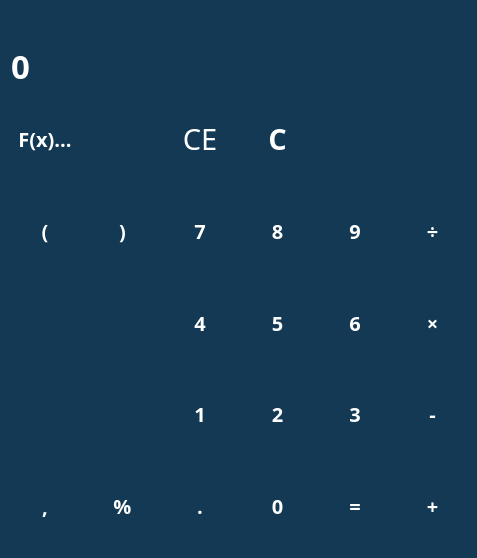
<?xml version="1.0" encoding="UTF-8"?>
<ui version="4.0">
 <class>MainWindow</class>
 <widget class="QMainWindow" name="MainWindow">
  <property name="geometry">
   <rect>
    <x>0</x>
    <y>0</y>
    <width>477</width>
    <height>558</height>
   </rect>
  </property>
  <property name="windowTitle">
   <string>PhotoMath</string>
  </property>
  <property name="windowIcon">
   <iconset resource="files.qrc">
    <normaloff>:/icons/Downloads/_5fe58046-7e4c-4a4a-a920-a013dba99d18.ico</normaloff>:/icons/Downloads/_5fe58046-7e4c-4a4a-a920-a013dba99d18.ico</iconset>
  </property>
  <property name="styleSheet">
   <string notr="true">QWidget {
	color: white;
	background-color:  #133955;
	font-family: Rubik;
	font-size: 15pt;
	font-weight: 600;
}

QPushButton {
	background-color: transparent;
	border: none;
}

QPushButton:hover {
	background-color: #666;
}

QPushButton:pressed {
	background-color: #888;
}</string>
  </property>
  <widget class="QWidget" name="centralwidget">
   <layout class="QVBoxLayout" name="verticalLayout">
    <item>
     <widget class="QLabel" name="label_temp">
      <property name="sizePolicy">
       <sizepolicy hsizetype="Preferred" vsizetype="Maximum">
        <horstretch>0</horstretch>
        <verstretch>0</verstretch>
       </sizepolicy>
      </property>
      <property name="styleSheet">
       <string notr="true">color: #777777;</string>
      </property>
      <property name="text">
       <string/>
      </property>
     </widget>
    </item>
    <item>
     <widget class="QLineEdit" name="le_entry">
      <property name="styleSheet">
       <string notr="true">font-size: 25pt;
border: none;</string>
      </property>
      <property name="text">
       <string>0</string>
      </property>
      <property name="maxLength">
       <number>16</number>
      </property>
      <property name="readOnly">
       <bool>true</bool>
      </property>
     </widget>
    </item>
    <item>
     <layout class="QGridLayout" name="layout_btn">
      <item row="0" column="5">
       <widget class="QPushButton" name="btn_camera">
        <property name="sizePolicy">
         <sizepolicy hsizetype="Minimum" vsizetype="Expanding">
          <horstretch>0</horstretch>
          <verstretch>0</verstretch>
         </sizepolicy>
        </property>
        <property name="cursor">
         <cursorShape>OpenHandCursor</cursorShape>
        </property>
        <property name="text">
         <string/>
        </property>
        <property name="icon">
         <iconset resource="files.qrc">
          <normaloff>:/icons/Downloads/camera (1).png</normaloff>:/icons/Downloads/camera (1).png</iconset>
        </property>
        <property name="iconSize">
         <size>
          <width>24</width>
          <height>24</height>
         </size>
        </property>
       </widget>
      </item>
      <item row="2" column="0">
       <widget class="QPushButton" name="btn_sqrt">
        <property name="sizePolicy">
         <sizepolicy hsizetype="Minimum" vsizetype="Expanding">
          <horstretch>0</horstretch>
          <verstretch>0</verstretch>
         </sizepolicy>
        </property>
        <property name="cursor">
         <cursorShape>OpenHandCursor</cursorShape>
        </property>
        <property name="styleSheet">
         <string notr="true"/>
        </property>
        <property name="text">
         <string/>
        </property>
        <property name="icon">
         <iconset resource="files.qrc">
          <normaloff>:/icons/Downloads/square-root (1).png</normaloff>:/icons/Downloads/square-root (1).png</iconset>
        </property>
        <property name="iconSize">
         <size>
          <width>24</width>
          <height>24</height>
         </size>
        </property>
       </widget>
      </item>
      <item row="3" column="0">
       <widget class="QPushButton" name="btn_pow">
        <property name="sizePolicy">
         <sizepolicy hsizetype="Minimum" vsizetype="Expanding">
          <horstretch>0</horstretch>
          <verstretch>0</verstretch>
         </sizepolicy>
        </property>
        <property name="cursor">
         <cursorShape>OpenHandCursor</cursorShape>
        </property>
        <property name="text">
         <string/>
        </property>
        <property name="icon">
         <iconset resource="files.qrc">
          <normaloff>:/icons/Downloads/power.png</normaloff>:/icons/Downloads/power.png</iconset>
        </property>
        <property name="iconSize">
         <size>
          <width>48</width>
          <height>48</height>
         </size>
        </property>
        <property name="checkable">
         <bool>false</bool>
        </property>
        <property name="autoRepeat">
         <bool>false</bool>
        </property>
        <property name="autoExclusive">
         <bool>false</bool>
        </property>
       </widget>
      </item>
      <item row="1" column="3">
       <widget class="QPushButton" name="btn_8">
        <property name="sizePolicy">
         <sizepolicy hsizetype="Minimum" vsizetype="Expanding">
          <horstretch>0</horstretch>
          <verstretch>0</verstretch>
         </sizepolicy>
        </property>
        <property name="cursor">
         <cursorShape>OpenHandCursor</cursorShape>
        </property>
        <property name="text">
         <string>8</string>
        </property>
       </widget>
      </item>
      <item row="1" column="2">
       <widget class="QPushButton" name="btn_7">
        <property name="sizePolicy">
         <sizepolicy hsizetype="Minimum" vsizetype="Expanding">
          <horstretch>0</horstretch>
          <verstretch>0</verstretch>
         </sizepolicy>
        </property>
        <property name="cursor">
         <cursorShape>OpenHandCursor</cursorShape>
        </property>
        <property name="text">
         <string>7</string>
        </property>
       </widget>
      </item>
      <item row="1" column="4">
       <widget class="QPushButton" name="btn_9">
        <property name="sizePolicy">
         <sizepolicy hsizetype="Minimum" vsizetype="Expanding">
          <horstretch>0</horstretch>
          <verstretch>0</verstretch>
         </sizepolicy>
        </property>
        <property name="cursor">
         <cursorShape>OpenHandCursor</cursorShape>
        </property>
        <property name="text">
         <string>9</string>
        </property>
       </widget>
      </item>
      <item row="0" column="0">
       <widget class="QPushButton" name="btn_fx">
        <property name="sizePolicy">
         <sizepolicy hsizetype="Minimum" vsizetype="Expanding">
          <horstretch>0</horstretch>
          <verstretch>0</verstretch>
         </sizepolicy>
        </property>
        <property name="cursor">
         <cursorShape>OpenHandCursor</cursorShape>
        </property>
        <property name="text">
         <string>F(x)...</string>
        </property>
       </widget>
      </item>
      <item row="3" column="1">
       <widget class="QPushButton" name="btn_pi">
        <property name="sizePolicy">
         <sizepolicy hsizetype="Minimum" vsizetype="Expanding">
          <horstretch>0</horstretch>
          <verstretch>0</verstretch>
         </sizepolicy>
        </property>
        <property name="cursor">
         <cursorShape>OpenHandCursor</cursorShape>
        </property>
        <property name="text">
         <string/>
        </property>
        <property name="icon">
         <iconset resource="files.qrc">
          <normaloff>:/icons/Downloads/pi.png</normaloff>:/icons/Downloads/pi.png</iconset>
        </property>
        <property name="iconSize">
         <size>
          <width>24</width>
          <height>24</height>
         </size>
        </property>
       </widget>
      </item>
      <item row="0" column="1">
       <widget class="QPushButton" name="btn_mikro">
        <property name="sizePolicy">
         <sizepolicy hsizetype="Minimum" vsizetype="Expanding">
          <horstretch>0</horstretch>
          <verstretch>0</verstretch>
         </sizepolicy>
        </property>
        <property name="cursor">
         <cursorShape>OpenHandCursor</cursorShape>
        </property>
        <property name="text">
         <string/>
        </property>
        <property name="icon">
         <iconset resource="files.qrc">
          <normaloff>:/icons/Downloads/microphone.png</normaloff>:/icons/Downloads/microphone.png</iconset>
        </property>
        <property name="iconSize">
         <size>
          <width>24</width>
          <height>24</height>
         </size>
        </property>
       </widget>
      </item>
      <item row="1" column="5">
       <widget class="QPushButton" name="btn_div">
        <property name="sizePolicy">
         <sizepolicy hsizetype="Minimum" vsizetype="Expanding">
          <horstretch>0</horstretch>
          <verstretch>0</verstretch>
         </sizepolicy>
        </property>
        <property name="cursor">
         <cursorShape>OpenHandCursor</cursorShape>
        </property>
        <property name="text">
         <string>÷</string>
        </property>
       </widget>
      </item>
      <item row="3" column="3">
       <widget class="QPushButton" name="btn_2">
        <property name="sizePolicy">
         <sizepolicy hsizetype="Minimum" vsizetype="Expanding">
          <horstretch>0</horstretch>
          <verstretch>0</verstretch>
         </sizepolicy>
        </property>
        <property name="cursor">
         <cursorShape>OpenHandCursor</cursorShape>
        </property>
        <property name="text">
         <string>2</string>
        </property>
       </widget>
      </item>
      <item row="3" column="4">
       <widget class="QPushButton" name="btn_3">
        <property name="sizePolicy">
         <sizepolicy hsizetype="Minimum" vsizetype="Expanding">
          <horstretch>0</horstretch>
          <verstretch>0</verstretch>
         </sizepolicy>
        </property>
        <property name="cursor">
         <cursorShape>OpenHandCursor</cursorShape>
        </property>
        <property name="text">
         <string>3</string>
        </property>
       </widget>
      </item>
      <item row="3" column="2">
       <widget class="QPushButton" name="btn_1">
        <property name="sizePolicy">
         <sizepolicy hsizetype="Minimum" vsizetype="Expanding">
          <horstretch>0</horstretch>
          <verstretch>0</verstretch>
         </sizepolicy>
        </property>
        <property name="cursor">
         <cursorShape>OpenHandCursor</cursorShape>
        </property>
        <property name="text">
         <string>1</string>
        </property>
       </widget>
      </item>
      <item row="3" column="5">
       <widget class="QPushButton" name="btn_sub">
        <property name="sizePolicy">
         <sizepolicy hsizetype="Minimum" vsizetype="Expanding">
          <horstretch>0</horstretch>
          <verstretch>0</verstretch>
         </sizepolicy>
        </property>
        <property name="cursor">
         <cursorShape>OpenHandCursor</cursorShape>
        </property>
        <property name="text">
         <string>-</string>
        </property>
       </widget>
      </item>
      <item row="2" column="2">
       <widget class="QPushButton" name="btn_4">
        <property name="sizePolicy">
         <sizepolicy hsizetype="Minimum" vsizetype="Expanding">
          <horstretch>0</horstretch>
          <verstretch>0</verstretch>
         </sizepolicy>
        </property>
        <property name="cursor">
         <cursorShape>OpenHandCursor</cursorShape>
        </property>
        <property name="text">
         <string>4</string>
        </property>
       </widget>
      </item>
      <item row="4" column="1">
       <widget class="QPushButton" name="btn_mod">
        <property name="sizePolicy">
         <sizepolicy hsizetype="Minimum" vsizetype="Expanding">
          <horstretch>0</horstretch>
          <verstretch>0</verstretch>
         </sizepolicy>
        </property>
        <property name="cursor">
         <cursorShape>OpenHandCursor</cursorShape>
        </property>
        <property name="text">
         <string>%</string>
        </property>
       </widget>
      </item>
      <item row="4" column="0">
       <widget class="QPushButton" name="btn_a">
        <property name="enabled">
         <bool>true</bool>
        </property>
        <property name="sizePolicy">
         <sizepolicy hsizetype="Minimum" vsizetype="Expanding">
          <horstretch>0</horstretch>
          <verstretch>0</verstretch>
         </sizepolicy>
        </property>
        <property name="cursor">
         <cursorShape>OpenHandCursor</cursorShape>
        </property>
        <property name="text">
         <string>,</string>
        </property>
        <property name="iconSize">
         <size>
          <width>24</width>
          <height>24</height>
         </size>
        </property>
       </widget>
      </item>
      <item row="2" column="1">
       <widget class="QPushButton" name="btn_e">
        <property name="sizePolicy">
         <sizepolicy hsizetype="Minimum" vsizetype="Expanding">
          <horstretch>0</horstretch>
          <verstretch>0</verstretch>
         </sizepolicy>
        </property>
        <property name="cursor">
         <cursorShape>OpenHandCursor</cursorShape>
        </property>
        <property name="text">
         <string/>
        </property>
        <property name="icon">
         <iconset resource="files.qrc">
          <normaloff>:/icons/Downloads/letter-e (1).png</normaloff>:/icons/Downloads/letter-e (1).png</iconset>
        </property>
        <property name="iconSize">
         <size>
          <width>36</width>
          <height>36</height>
         </size>
        </property>
       </widget>
      </item>
      <item row="4" column="4">
       <widget class="QPushButton" name="btn_equal">
        <property name="sizePolicy">
         <sizepolicy hsizetype="Minimum" vsizetype="Expanding">
          <horstretch>0</horstretch>
          <verstretch>0</verstretch>
         </sizepolicy>
        </property>
        <property name="text">
         <string>=</string>
        </property>
       </widget>
      </item>
      <item row="2" column="5">
       <widget class="QPushButton" name="btn_mull">
        <property name="sizePolicy">
         <sizepolicy hsizetype="Minimum" vsizetype="Expanding">
          <horstretch>0</horstretch>
          <verstretch>0</verstretch>
         </sizepolicy>
        </property>
        <property name="cursor">
         <cursorShape>OpenHandCursor</cursorShape>
        </property>
        <property name="text">
         <string>×</string>
        </property>
       </widget>
      </item>
      <item row="4" column="2">
       <widget class="QPushButton" name="btn_point">
        <property name="sizePolicy">
         <sizepolicy hsizetype="Minimum" vsizetype="Expanding">
          <horstretch>0</horstretch>
          <verstretch>0</verstretch>
         </sizepolicy>
        </property>
        <property name="cursor">
         <cursorShape>OpenHandCursor</cursorShape>
        </property>
        <property name="text">
         <string>.</string>
        </property>
       </widget>
      </item>
      <item row="4" column="5">
       <widget class="QPushButton" name="btn_plus">
        <property name="sizePolicy">
         <sizepolicy hsizetype="Minimum" vsizetype="Expanding">
          <horstretch>0</horstretch>
          <verstretch>0</verstretch>
         </sizepolicy>
        </property>
        <property name="cursor">
         <cursorShape>OpenHandCursor</cursorShape>
        </property>
        <property name="text">
         <string>+</string>
        </property>
       </widget>
      </item>
      <item row="4" column="3">
       <widget class="QPushButton" name="btn_0">
        <property name="sizePolicy">
         <sizepolicy hsizetype="Minimum" vsizetype="Expanding">
          <horstretch>0</horstretch>
          <verstretch>0</verstretch>
         </sizepolicy>
        </property>
        <property name="cursor">
         <cursorShape>OpenHandCursor</cursorShape>
        </property>
        <property name="text">
         <string>0</string>
        </property>
       </widget>
      </item>
      <item row="2" column="3">
       <widget class="QPushButton" name="btn_5">
        <property name="sizePolicy">
         <sizepolicy hsizetype="Minimum" vsizetype="Expanding">
          <horstretch>0</horstretch>
          <verstretch>0</verstretch>
         </sizepolicy>
        </property>
        <property name="cursor">
         <cursorShape>OpenHandCursor</cursorShape>
        </property>
        <property name="text">
         <string>5</string>
        </property>
       </widget>
      </item>
      <item row="0" column="2">
       <widget class="QPushButton" name="btn_clearEntry">
        <property name="sizePolicy">
         <sizepolicy hsizetype="Minimum" vsizetype="Expanding">
          <horstretch>0</horstretch>
          <verstretch>0</verstretch>
         </sizepolicy>
        </property>
        <property name="font">
         <font>
          <family>Rubik</family>
          <pointsize>22</pointsize>
          <italic>false</italic>
          <bold>false</bold>
         </font>
        </property>
        <property name="cursor">
         <cursorShape>OpenHandCursor</cursorShape>
        </property>
        <property name="styleSheet">
         <string notr="true">font: 75 22pt;

</string>
        </property>
        <property name="text">
         <string>CE</string>
        </property>
       </widget>
      </item>
      <item row="1" column="1">
       <widget class="QPushButton" name="btn_Right">
        <property name="sizePolicy">
         <sizepolicy hsizetype="Minimum" vsizetype="Expanding">
          <horstretch>0</horstretch>
          <verstretch>0</verstretch>
         </sizepolicy>
        </property>
        <property name="cursor">
         <cursorShape>OpenHandCursor</cursorShape>
        </property>
        <property name="text">
         <string>)</string>
        </property>
       </widget>
      </item>
      <item row="1" column="0">
       <widget class="QPushButton" name="btn_Left">
        <property name="sizePolicy">
         <sizepolicy hsizetype="Minimum" vsizetype="Expanding">
          <horstretch>0</horstretch>
          <verstretch>0</verstretch>
         </sizepolicy>
        </property>
        <property name="cursor">
         <cursorShape>OpenHandCursor</cursorShape>
        </property>
        <property name="text">
         <string>(</string>
        </property>
       </widget>
      </item>
      <item row="0" column="4">
       <widget class="QPushButton" name="btn_backspace">
        <property name="sizePolicy">
         <sizepolicy hsizetype="Minimum" vsizetype="Expanding">
          <horstretch>0</horstretch>
          <verstretch>0</verstretch>
         </sizepolicy>
        </property>
        <property name="cursor">
         <cursorShape>OpenHandCursor</cursorShape>
        </property>
        <property name="text">
         <string/>
        </property>
        <property name="icon">
         <iconset resource="files.qrc">
          <normaloff>:/icons/Downloads/backspace (2).png</normaloff>:/icons/Downloads/backspace (2).png</iconset>
        </property>
        <property name="iconSize">
         <size>
          <width>24</width>
          <height>24</height>
         </size>
        </property>
       </widget>
      </item>
      <item row="0" column="3">
       <widget class="QPushButton" name="btn_clear">
        <property name="sizePolicy">
         <sizepolicy hsizetype="Minimum" vsizetype="Expanding">
          <horstretch>0</horstretch>
          <verstretch>0</verstretch>
         </sizepolicy>
        </property>
        <property name="font">
         <font>
          <family>Rubik</family>
          <pointsize>22</pointsize>
          <bold>true</bold>
         </font>
        </property>
        <property name="cursor">
         <cursorShape>OpenHandCursor</cursorShape>
        </property>
        <property name="styleSheet">
         <string notr="true">font-size: 22pt;</string>
        </property>
        <property name="text">
         <string>C</string>
        </property>
        <property name="iconSize">
         <size>
          <width>64</width>
          <height>64</height>
         </size>
        </property>
       </widget>
      </item>
      <item row="2" column="4">
       <widget class="QPushButton" name="btn_6">
        <property name="sizePolicy">
         <sizepolicy hsizetype="Minimum" vsizetype="Expanding">
          <horstretch>0</horstretch>
          <verstretch>0</verstretch>
         </sizepolicy>
        </property>
        <property name="cursor">
         <cursorShape>OpenHandCursor</cursorShape>
        </property>
        <property name="text">
         <string>6</string>
        </property>
        <property name="iconSize">
         <size>
          <width>24</width>
          <height>24</height>
         </size>
        </property>
       </widget>
      </item>
     </layout>
    </item>
   </layout>
  </widget>
 </widget>
 <resources>
  <include location="files.qrc"/>
 </resources>
 <connections/>
</ui>
